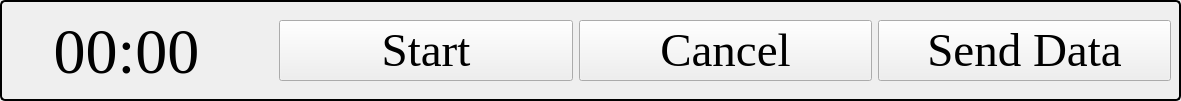
        <widget class="QGroupBox" name="groupBox">
         <property name="geometry">
          <rect>
           <x>720</x>
           <y>110</y>
           <width>1181</width>
           <height>101</height>
          </rect>
         </property>
         <property name="styleSheet">
          <string notr="true">QGroupBox {
    border: 2px solid black; /* 设置红色边框 */
    border-radius: 5px; /* 圆角 */
    padding: 10px;
}
</string>
         </property>
         <property name="title">
          <string/>
         </property>
         <widget class="QWidget" name="horizontalLayoutWidget_4">
          <property name="geometry">
           <rect>
            <x>-20</x>
            <y>0</y>
            <width>1191</width>
            <height>101</height>
           </rect>
          </property>
          <layout class="QHBoxLayout" name="horizontalLayout_3">
           <item>
            <layout class="QHBoxLayout" name="horizontalLayout_2">
             <item>
              <widget class="QLabel" name="label_23">
               <property name="font">
                <font>
                 <family>Times New Roman</family>
                 <pointsize>48</pointsize>
                </font>
               </property>
               <property name="text">
                <string>00:00</string>
               </property>
               <property name="alignment">
                <set>Qt::AlignCenter</set>
               </property>
              </widget>
             </item>
             <item>
              <widget class="QPushButton" name="pushButton_20">
               <property name="font">
                <font>
                 <family>Times New Roman</family>
                 <pointsize>35</pointsize>
                 <italic>false</italic>
                </font>
               </property>
               <property name="text">
                <string>Start</string>
               </property>
              </widget>
             </item>
             <item>
              <widget class="QPushButton" name="pushButton_14">
               <property name="font">
                <font>
                 <family>Times New Roman</family>
                 <pointsize>35</pointsize>
                </font>
               </property>
               <property name="text">
                <string>Cancel</string>
               </property>
              </widget>
             </item>
             <item>
              <widget class="QPushButton" name="pushButton_25">
               <property name="font">
                <font>
                 <family>Times New Roman</family>
                 <pointsize>35</pointsize>
                </font>
               </property>
               <property name="text">
                <string>Send Data</string>
               </property>
              </widget>
             </item>
            </layout>
           </item>
          </layout>
         </widget>
        </widget>
